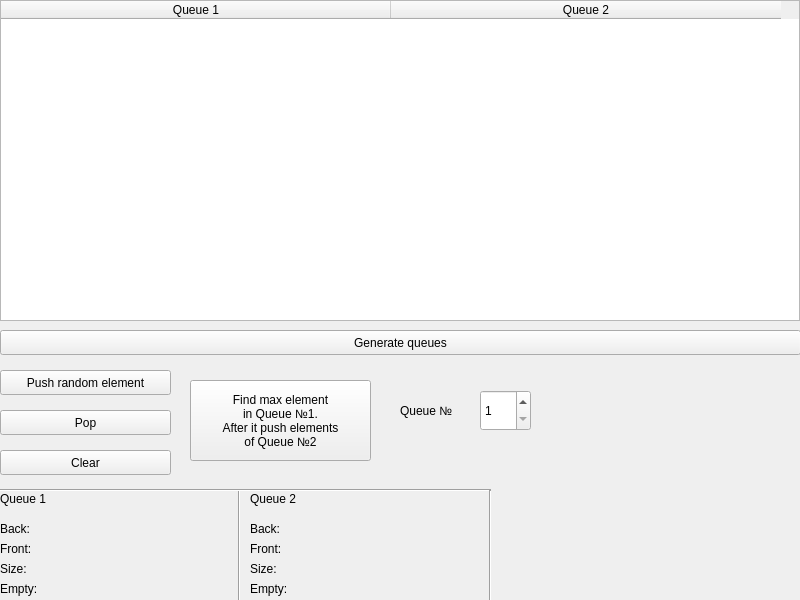
<?xml version="1.0" encoding="UTF-8"?>
<ui version="4.0">
 <class>MainWindow</class>
 <widget class="QMainWindow" name="MainWindow">
  <property name="geometry">
   <rect>
    <x>0</x>
    <y>0</y>
    <width>800</width>
    <height>600</height>
   </rect>
  </property>
  <property name="minimumSize">
   <size>
    <width>800</width>
    <height>600</height>
   </size>
  </property>
  <property name="maximumSize">
   <size>
    <width>800</width>
    <height>600</height>
   </size>
  </property>
  <property name="windowTitle">
   <string>MainWindow</string>
  </property>
  <widget class="QWidget" name="centralwidget">
   <widget class="QTableWidget" name="list">
    <property name="geometry">
     <rect>
      <x>0</x>
      <y>0</y>
      <width>800</width>
      <height>321</height>
     </rect>
    </property>
    <attribute name="horizontalHeaderDefaultSectionSize">
     <number>390</number>
    </attribute>
    <column>
     <property name="text">
      <string>Queue 1</string>
     </property>
    </column>
    <column>
     <property name="text">
      <string>Queue 2</string>
     </property>
    </column>
   </widget>
   <widget class="QPushButton" name="gen1">
    <property name="geometry">
     <rect>
      <x>0</x>
      <y>330</y>
      <width>801</width>
      <height>25</height>
     </rect>
    </property>
    <property name="text">
     <string>Generate queues</string>
    </property>
   </widget>
   <widget class="QPushButton" name="push">
    <property name="geometry">
     <rect>
      <x>0</x>
      <y>370</y>
      <width>171</width>
      <height>25</height>
     </rect>
    </property>
    <property name="text">
     <string>Push random element</string>
    </property>
   </widget>
   <widget class="QSpinBox" name="spinBox">
    <property name="geometry">
     <rect>
      <x>480</x>
      <y>390</y>
      <width>51</width>
      <height>41</height>
     </rect>
    </property>
    <property name="minimum">
     <number>1</number>
    </property>
    <property name="maximum">
     <number>2</number>
    </property>
   </widget>
   <widget class="QLabel" name="label">
    <property name="geometry">
     <rect>
      <x>400</x>
      <y>360</y>
      <width>71</width>
      <height>101</height>
     </rect>
    </property>
    <property name="text">
     <string>Queue №</string>
    </property>
   </widget>
   <widget class="QPushButton" name="pop">
    <property name="geometry">
     <rect>
      <x>0</x>
      <y>410</y>
      <width>171</width>
      <height>25</height>
     </rect>
    </property>
    <property name="text">
     <string>Pop</string>
    </property>
   </widget>
   <widget class="QPushButton" name="clear">
    <property name="geometry">
     <rect>
      <x>0</x>
      <y>450</y>
      <width>171</width>
      <height>25</height>
     </rect>
    </property>
    <property name="text">
     <string>Clear</string>
    </property>
   </widget>
   <widget class="QLabel" name="label_2">
    <property name="geometry">
     <rect>
      <x>0</x>
      <y>490</y>
      <width>66</width>
      <height>17</height>
     </rect>
    </property>
    <property name="text">
     <string>Queue 1</string>
    </property>
   </widget>
   <widget class="QLabel" name="label_3">
    <property name="geometry">
     <rect>
      <x>0</x>
      <y>520</y>
      <width>41</width>
      <height>17</height>
     </rect>
    </property>
    <property name="text">
     <string>Back:</string>
    </property>
   </widget>
   <widget class="QLabel" name="label_4">
    <property name="geometry">
     <rect>
      <x>0</x>
      <y>540</y>
      <width>51</width>
      <height>17</height>
     </rect>
    </property>
    <property name="text">
     <string>Front:</string>
    </property>
   </widget>
   <widget class="QLabel" name="label_5">
    <property name="geometry">
     <rect>
      <x>0</x>
      <y>560</y>
      <width>41</width>
      <height>17</height>
     </rect>
    </property>
    <property name="text">
     <string>Size:</string>
    </property>
   </widget>
   <widget class="QLabel" name="label_6">
    <property name="geometry">
     <rect>
      <x>0</x>
      <y>580</y>
      <width>51</width>
      <height>17</height>
     </rect>
    </property>
    <property name="text">
     <string>Empty:</string>
    </property>
   </widget>
   <widget class="QLabel" name="Back1">
    <property name="geometry">
     <rect>
      <x>50</x>
      <y>520</y>
      <width>121</width>
      <height>17</height>
     </rect>
    </property>
    <property name="text">
     <string/>
    </property>
   </widget>
   <widget class="QLabel" name="Front1">
    <property name="geometry">
     <rect>
      <x>50</x>
      <y>540</y>
      <width>121</width>
      <height>17</height>
     </rect>
    </property>
    <property name="text">
     <string/>
    </property>
   </widget>
   <widget class="QLabel" name="Size1">
    <property name="geometry">
     <rect>
      <x>50</x>
      <y>560</y>
      <width>121</width>
      <height>17</height>
     </rect>
    </property>
    <property name="text">
     <string/>
    </property>
   </widget>
   <widget class="QLabel" name="Empty1">
    <property name="geometry">
     <rect>
      <x>60</x>
      <y>580</y>
      <width>121</width>
      <height>17</height>
     </rect>
    </property>
    <property name="text">
     <string/>
    </property>
   </widget>
   <widget class="QLabel" name="label_11">
    <property name="geometry">
     <rect>
      <x>250</x>
      <y>520</y>
      <width>41</width>
      <height>17</height>
     </rect>
    </property>
    <property name="text">
     <string>Back:</string>
    </property>
   </widget>
   <widget class="QLabel" name="Size2">
    <property name="geometry">
     <rect>
      <x>300</x>
      <y>560</y>
      <width>121</width>
      <height>17</height>
     </rect>
    </property>
    <property name="text">
     <string/>
    </property>
   </widget>
   <widget class="QLabel" name="Front2">
    <property name="geometry">
     <rect>
      <x>300</x>
      <y>540</y>
      <width>121</width>
      <height>17</height>
     </rect>
    </property>
    <property name="text">
     <string/>
    </property>
   </widget>
   <widget class="QLabel" name="label_14">
    <property name="geometry">
     <rect>
      <x>250</x>
      <y>490</y>
      <width>66</width>
      <height>17</height>
     </rect>
    </property>
    <property name="text">
     <string>Queue 2</string>
    </property>
   </widget>
   <widget class="QLabel" name="Empty2">
    <property name="geometry">
     <rect>
      <x>310</x>
      <y>580</y>
      <width>121</width>
      <height>17</height>
     </rect>
    </property>
    <property name="text">
     <string/>
    </property>
   </widget>
   <widget class="QLabel" name="label_16">
    <property name="geometry">
     <rect>
      <x>250</x>
      <y>540</y>
      <width>51</width>
      <height>17</height>
     </rect>
    </property>
    <property name="text">
     <string>Front:</string>
    </property>
   </widget>
   <widget class="QLabel" name="label_17">
    <property name="geometry">
     <rect>
      <x>250</x>
      <y>580</y>
      <width>51</width>
      <height>17</height>
     </rect>
    </property>
    <property name="text">
     <string>Empty:</string>
    </property>
   </widget>
   <widget class="QLabel" name="Back2">
    <property name="geometry">
     <rect>
      <x>300</x>
      <y>520</y>
      <width>121</width>
      <height>17</height>
     </rect>
    </property>
    <property name="text">
     <string/>
    </property>
   </widget>
   <widget class="QLabel" name="label_19">
    <property name="geometry">
     <rect>
      <x>250</x>
      <y>560</y>
      <width>41</width>
      <height>17</height>
     </rect>
    </property>
    <property name="text">
     <string>Size:</string>
    </property>
   </widget>
   <widget class="Line" name="line">
    <property name="geometry">
     <rect>
      <x>219</x>
      <y>490</y>
      <width>41</width>
      <height>111</height>
     </rect>
    </property>
    <property name="orientation">
     <enum>Qt::Vertical</enum>
    </property>
   </widget>
   <widget class="Line" name="line_2">
    <property name="geometry">
     <rect>
      <x>0</x>
      <y>475</y>
      <width>491</width>
      <height>31</height>
     </rect>
    </property>
    <property name="orientation">
     <enum>Qt::Horizontal</enum>
    </property>
   </widget>
   <widget class="Line" name="line_3">
    <property name="geometry">
     <rect>
      <x>470</x>
      <y>490</y>
      <width>41</width>
      <height>111</height>
     </rect>
    </property>
    <property name="orientation">
     <enum>Qt::Vertical</enum>
    </property>
   </widget>
   <widget class="QPushButton" name="pushButton">
    <property name="geometry">
     <rect>
      <x>190</x>
      <y>380</y>
      <width>181</width>
      <height>81</height>
     </rect>
    </property>
    <property name="text">
     <string>Find max element
in Queue №1.
After it push elements
of Queue №2</string>
    </property>
   </widget>
  </widget>
 </widget>
 <resources/>
 <connections/>
</ui>
